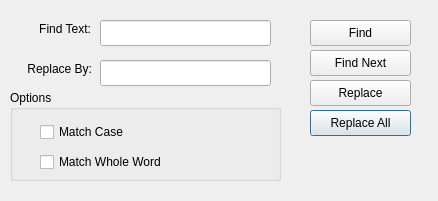
<?xml version="1.0" encoding="UTF-8"?>
<ui version="4.0">
 <class>f_editor_find</class>
 <widget class="QDialog" name="f_editor_find">
  <property name="geometry">
   <rect>
    <x>0</x>
    <y>0</y>
    <width>438</width>
    <height>201</height>
   </rect>
  </property>
  <property name="windowTitle">
   <string>Find / Replace</string>
  </property>
  <property name="modal">
   <bool>true</bool>
  </property>
  <widget class="QLineEdit" name="edt_text">
   <property name="geometry">
    <rect>
     <x>100</x>
     <y>20</y>
     <width>171</width>
     <height>26</height>
    </rect>
   </property>
  </widget>
  <widget class="QPushButton" name="bt_replace_all">
   <property name="geometry">
    <rect>
     <x>310</x>
     <y>110</y>
     <width>101</width>
     <height>26</height>
    </rect>
   </property>
   <property name="text">
    <string>Replace All</string>
   </property>
  </widget>
  <widget class="QLineEdit" name="edt_replace">
   <property name="geometry">
    <rect>
     <x>100</x>
     <y>60</y>
     <width>171</width>
     <height>26</height>
    </rect>
   </property>
  </widget>
  <widget class="QLabel" name="label">
   <property name="geometry">
    <rect>
     <x>20</x>
     <y>20</y>
     <width>71</width>
     <height>18</height>
    </rect>
   </property>
   <property name="text">
    <string>Find Text:</string>
   </property>
   <property name="alignment">
    <set>Qt::AlignRight|Qt::AlignTrailing|Qt::AlignVCenter</set>
   </property>
  </widget>
  <widget class="QLabel" name="label_2">
   <property name="geometry">
    <rect>
     <x>11</x>
     <y>60</y>
     <width>81</width>
     <height>18</height>
    </rect>
   </property>
   <property name="text">
    <string>Replace By:</string>
   </property>
   <property name="alignment">
    <set>Qt::AlignRight|Qt::AlignTrailing|Qt::AlignVCenter</set>
   </property>
  </widget>
  <widget class="QGroupBox" name="groupBox">
   <property name="geometry">
    <rect>
     <x>10</x>
     <y>90</y>
     <width>271</width>
     <height>91</height>
    </rect>
   </property>
   <property name="title">
    <string>Options</string>
   </property>
   <widget class="QCheckBox" name="chk_match_case">
    <property name="geometry">
     <rect>
      <x>30</x>
      <y>30</y>
      <width>111</width>
      <height>24</height>
     </rect>
    </property>
    <property name="text">
     <string>Match Case</string>
    </property>
   </widget>
   <widget class="QCheckBox" name="chk_match_whole_word">
    <property name="geometry">
     <rect>
      <x>30</x>
      <y>60</y>
      <width>151</width>
      <height>24</height>
     </rect>
    </property>
    <property name="text">
     <string>Match Whole Word</string>
    </property>
   </widget>
  </widget>
  <widget class="QPushButton" name="bt_find">
   <property name="geometry">
    <rect>
     <x>310</x>
     <y>20</y>
     <width>101</width>
     <height>26</height>
    </rect>
   </property>
   <property name="text">
    <string>Find</string>
   </property>
  </widget>
  <widget class="QPushButton" name="bt_replace">
   <property name="geometry">
    <rect>
     <x>310</x>
     <y>80</y>
     <width>101</width>
     <height>26</height>
    </rect>
   </property>
   <property name="text">
    <string>Replace</string>
   </property>
  </widget>
  <widget class="QPushButton" name="bt_find_next">
   <property name="geometry">
    <rect>
     <x>310</x>
     <y>50</y>
     <width>101</width>
     <height>26</height>
    </rect>
   </property>
   <property name="text">
    <string>Find Next</string>
   </property>
  </widget>
 </widget>
 <resources/>
 <connections/>
</ui>
